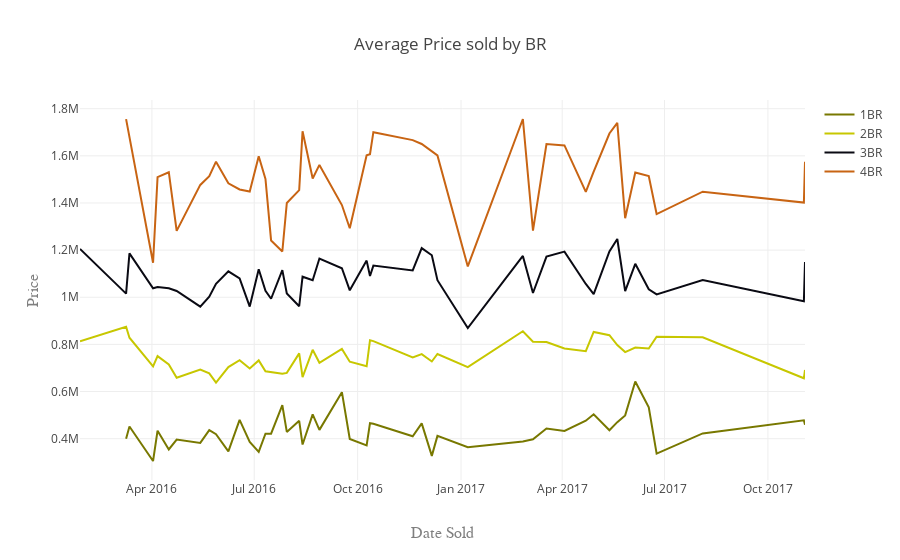

Notebook code cell kept with this figure:
### Code cell
#pricing time series fluctuation by property Type
dr1 = data[data.Rooms == 1].groupby(["Date"]).Price.mean()
dr1 = dr1.reset_index()
dr2 = data[data.Rooms == 2].groupby(["Date"]).Price.mean()
dr2 = dr2.reset_index()
dr3 = data[data.Rooms == 3].groupby(["Date"]).Price.mean()
dr3 = dr3.reset_index()
dr4 = data[data.Rooms == 4].groupby(["Date"]).Price.mean()
dr4 = dr4.reset_index()

pr1 = go.Scatter(x = dr1.Date, y=dr1.Price, mode="lines", name='1BR', line= dict(color = ('rgb(120,120,0)'), width=2))
pr2 = go.Scatter(x = dr2.Date, y=dr2.Price, mode="lines", name='2BR', line= dict(color = ('rgb(199,199,0)'), width=2)) 
pr3 = go.Scatter(x = dr3.Date, y=dr3.Price, mode="lines", name='3BR', line= dict(color = ('rgb(010,010,019)'), width=2)) 
pr4 = go.Scatter(x = dr4.Date, y=dr4.Price, mode="lines", name='4BR', line= dict(color = ('rgb(200,100,019)'), width=2)) 

dt4 = [pr1, pr2, pr3, pr4]
layout4 = go.Layout(title='Average Price sold by BR',
                   xaxis=dict(title='Date Sold',titlefont=dict(family='Courier New, monospace',size=16, color='#7f7f7f')),
                   yaxis=dict(title='Price',titlefont=dict(family='Courier New, monospace',size=16,color='#7f7f7f'))
                 )

fig4 = go.Figure(data=dt4, layout=layout4)
iplot(fig4)
